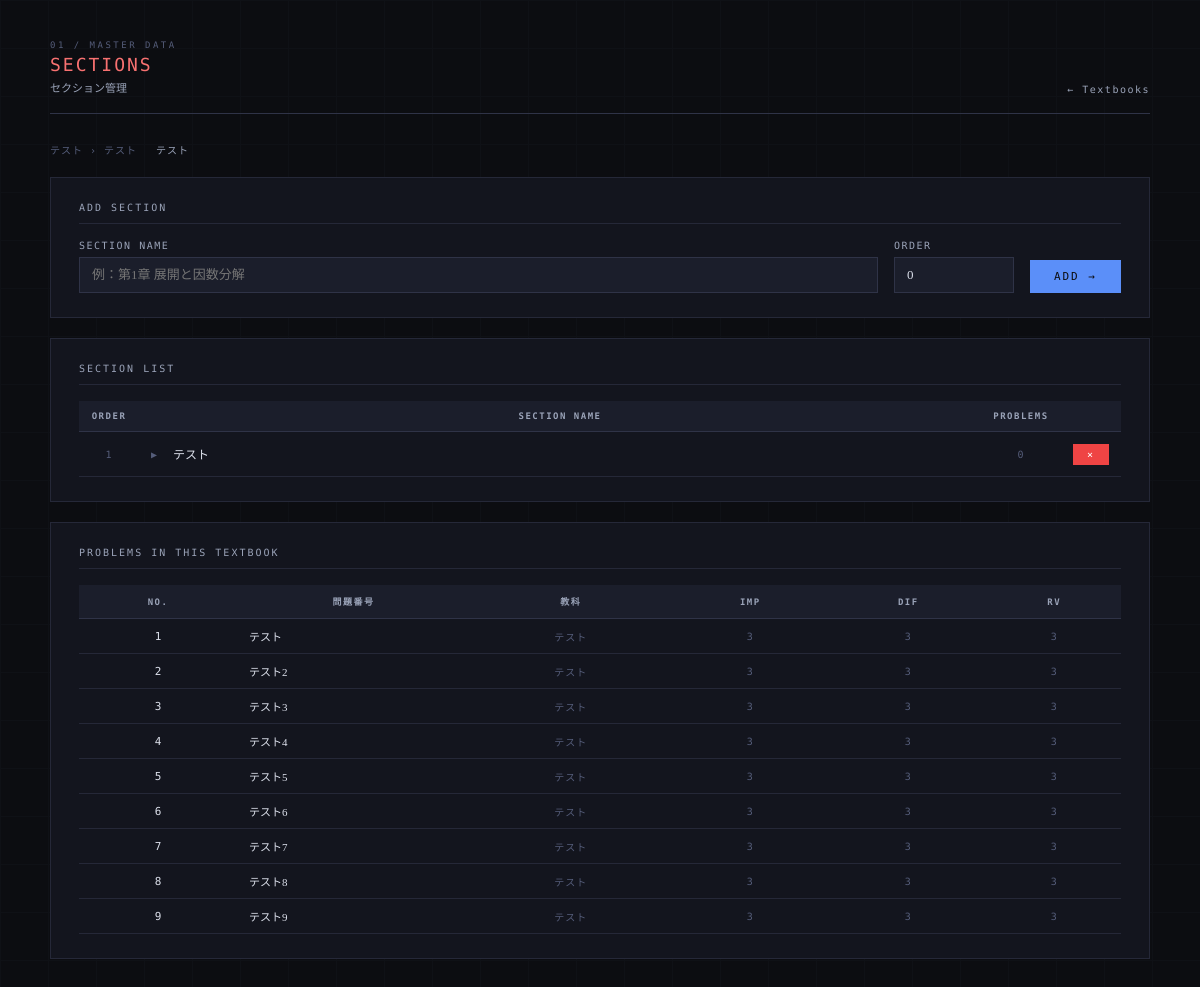
/textbooks/21/sections, run on an earlier commit of the app's database.
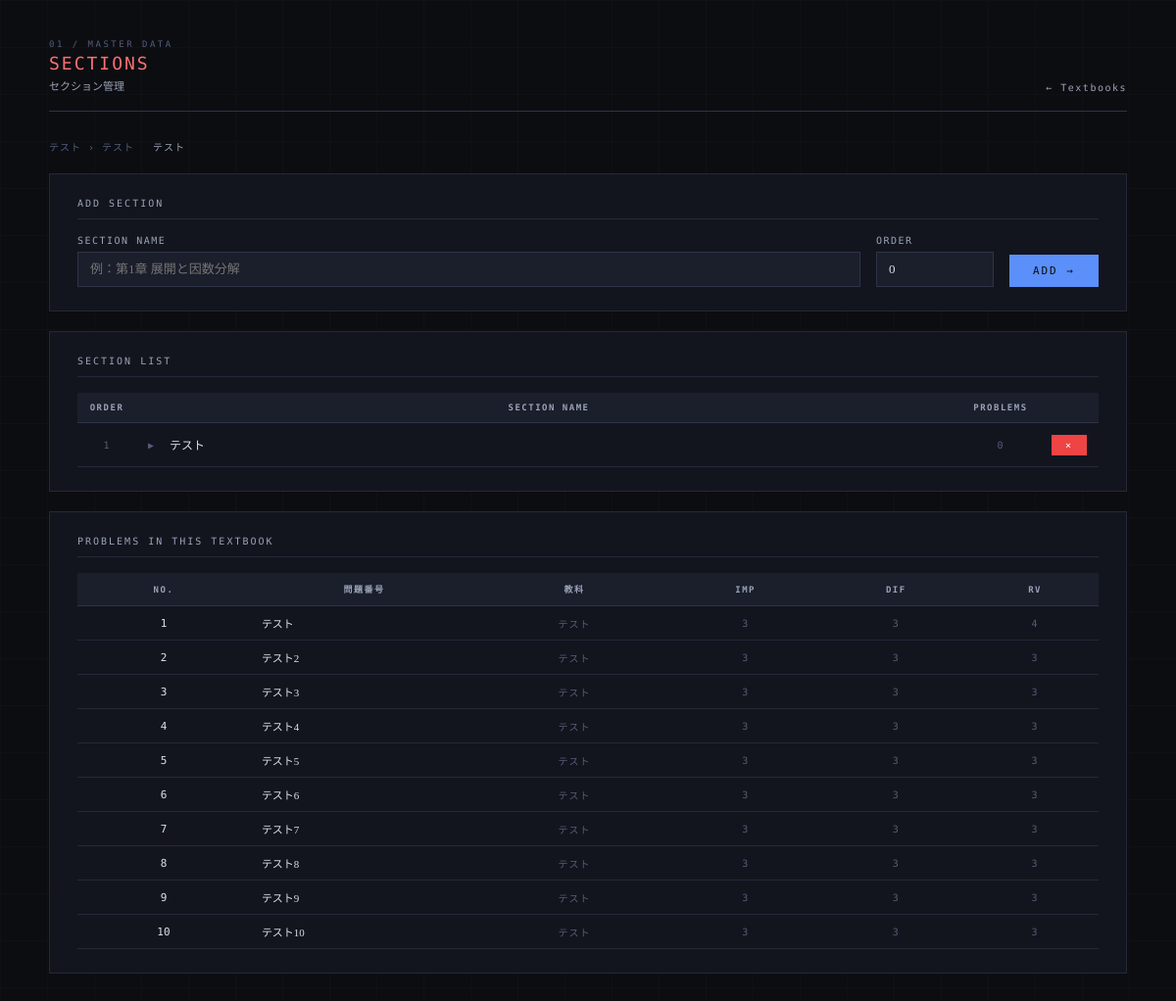
And on a later commit of the database.
### tables this page shows
CREATE TABLE textbook_sections (
        section_id INTEGER PRIMARY KEY AUTOINCREMENT,
        textbook_id INTEGER NOT NULL,
        name TEXT NOT NULL,
        order_index INTEGER DEFAULT 0,
        FOREIGN KEY (textbook_id) REFERENCES textbooks(textbook_id)
    );

CREATE TABLE problems (
            problem_id INTEGER PRIMARY KEY AUTOINCREMENT,
            subject TEXT NOT NULL,
            textbook TEXT NOT NULL,
            problem_number TEXT NOT NULL,
            importance TEXT NOT NULL,
            type TEXT NOT NULL
        , instruction TEXT, difficulty INTEGER DEFAULT 3, review_value INTEGER DEFAULT 3, estimated_minutes INTEGER DEFAULT 15, textbook_id INTEGER, section_id INTEGER, order_in_textbook INTEGER, total_minutes INTEGER DEFAULT NULL);

### app.py (the view, shortened to what this page needs)
@app.route("/textbooks/<int:textbook_id>/sections", methods=["GET", "POST"])
def textbook_sections(textbook_id):
    conn = get_connection()
    c = conn.cursor()
    c.execute("SELECT t.*, s.name as series_name FROM textbooks t LEFT JOIN series s ON t.series_id = s.series_id WHERE t.textbook_id=?", (textbook_id,))
    textbook = c.fetchone()
    if not textbook:
        conn.close()
        return "Textbook not found", 404
    c.execute("""
        SELECT s.*, COUNT(p.problem_id) as problem_count
        FROM textbook_sections s
        LEFT JOIN problems p ON s.section_id = p.section_id
        WHERE s.textbook_id=?
        GROUP BY s.section_id
        ORDER BY s.order_index, s.section_id
    """, (textbook_id,))
    sections = c.fetchall()
    c.execute("""
        SELECT problem_id, problem_number, subject,
               importance, difficulty, review_value, order_in_textbook
        FROM problems WHERE textbook_id=?
        ORDER BY order_in_textbook, problem_id
    """, (textbook_id,))
    problems = c.fetchall()
    conn.close()
    return render_template("sections.html",
                           textbook=textbook,
                           sections=sections,
                           problems=problems)

### database.py (called while the page is built)
def get_connection():
    conn = sqlite3.connect(DB_PATH)
    conn.row_factory = sqlite3.Row
    return conn

### templates/sections.html (shortened to what this page needs)
<!DOCTYPE html>
<html lang="ja">
<head>
</head>
<body>
<div class="container">
  <div class="page-header fade-in">
    <div>
      <div class="page-label">01 / Master Data</div>
      <div class="page-title">Sections</div>
      <div class="page-title-ja">セクション管理</div>
    </div>
    <a class="page-header-back" href="/textbooks">Textbooks</a>
  </div>
  <div class="meta-text fade-in" style="margin-bottom:20px;">
    {{ textbook.series_name or '—' }} &rsaquo; {{ textbook.name }}
    <span style="margin-left:12px;color:var(--text-muted);">{{ textbook.subject }}</span>
  </div>
  <div class="card fade-in">
    <div class="card-title">Add Section</div>
    <form method="POST" style="display:flex;gap:16px;align-items:flex-end;">
      <div style="flex:1;">
        <label>Section Name</label>
        <input type="text" name="name" placeholder="例：第1章 展開と因数分解" required>
      </div>
      <div style="width:120px;">
        <label>Order</label>
        <input type="number" name="order_index" value="0" min="0">
      </div>
      <button type="submit" class="btn btn-primary" style="margin-top:0;">Add →</button>
    </form>
  </div>
  <div class="card fade-in">
    <div class="card-title">Section List</div>
    <table class="data-table">
      <thead>
        <tr>
          <th style="width:60px;">Order</th>
          <th>Section Name</th>
          <th style="width:80px;">Problems</th>
          <th style="width:60px;"></th>
        </tr>
      </thead>
      <tbody>
      {% for s in sections %}
      <tr id="srow-{{ s.section_id }}">
        <td class="meta-text">{{ s.order_index }}</td>
        <td class="left">
          <button class="section-name-btn" type="button" data-sid="{{ s.section_id }}">
            <span class="chevron" id="chev-{{ s.section_id }}">▶</span>
            <span class="section-name-text">{{ s.name }}</span>
          </button>
        </td>
        <td class="meta-text">{{ s.problem_count }}</td>
        <td>
          <button class="btn btn-danger btn-sm del-btn" type="button" data-msg=
              '「{{ s.name }}」を削除しますか？\n関連付けは解除されますが問題は削除されません。' data-action='/textbooks/sections/delete/{{ s.section_id }}'>×</button>
        </td>
      </tr>
      {% endfor %}
      </tbody>
    </table>
  </div>
  <div class="card fade-in">
    <div class="card-title">Problems in this Textbook</div>
    <div style="overflow-x:auto;">
    <table class="data-table" id="section-prob-table">
      <thead>
        <tr>
          <th>No.</th><th>問題番号</th><th>教科</th>
          <th>Imp</th><th>Dif</th><th>RV</th>
        </tr>
      </thead>
      <tbody>
      {% for p in problems %}
      <tr id="sp-{{ p.problem_id }}">
        <td class="editable-cell" data-problem="{{ p.problem_id }}"
          data-field="order_in_textbook">
          <span class="editable" ondblclick="startOrderEdit(this)"
            style="font-family:'DM Mono',monospace;font-size:11px;">
            {{ p.order_in_textbook or '—' }}
          </span>
        </td>
        <td class="left" style="font-size:11px;">{{ p.problem_number }}</td>
        <td class="meta-text">{{ p.subject }}</td>
        <td class="meta-text">{{ p.importance }}</td>
        <td class="meta-text">{{ p.difficulty }}</td>
        <td class="meta-text">{{ p.review_value }}</td>
      </tr>
      {% endfor %}
      </tbody>
    </table>
    </div>
  </div>
</div>
</body>
</html>

What changed in the data, as far as the page shows it:
changed problems (number 1 of 10 on the later page): review_value "3" → "4"
added problems: order_in_textbook "10", problem_number "テスト10", subject "テスト", importance "3", difficulty "3", review_value "3"
